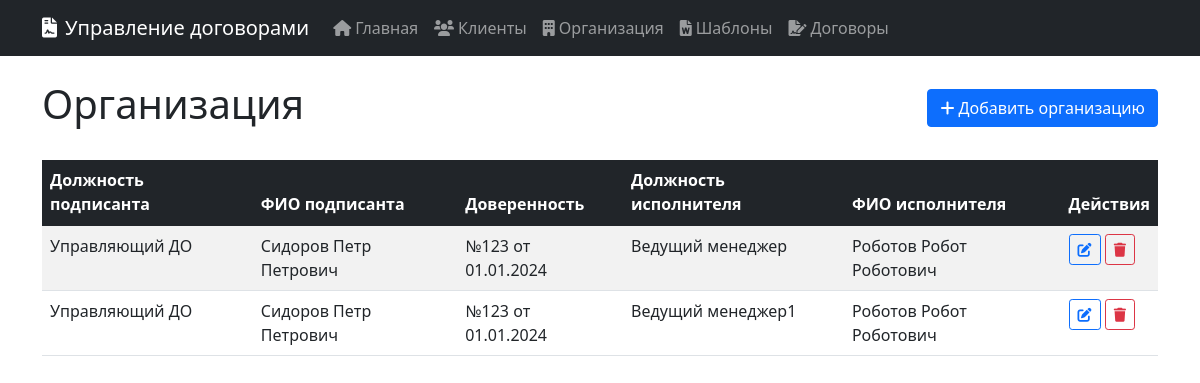
Screenshot of /organizations with the database file from the repository.
### 1/app.py (models this page shows)
class Organization(db.Model):
    __tablename__ = 'organizations'
    id = db.Column(db.Integer, primary_key=True)
    signatory_position = db.Column(db.String(200), nullable=False)
    signatory_name = db.Column(db.String(200), nullable=False)
    signatory_power_of_attorney = db.Column(db.String(500))
    executor_position = db.Column(db.String(200), nullable=False)
    executor_name = db.Column(db.String(200), nullable=False)
    created_at = db.Column(db.DateTime, default=datetime.utcnow)

### 1/app.py (the view)
@app.route('/organizations')
def organizations():
    organizations = Organization.query.all()
    return render_template('organizations.html', organizations=organizations)

### 1/templates/organizations.html (shortened to what this page needs)
{% extends "base.html" %}
{% block content %}
<div class="d-flex justify-content-between align-items-center mb-4">
    <h1>Организация</h1>
    <a href="{{ url_for('add_organization') }}" class="btn btn-primary">
        <i class="fas fa-plus me-1"></i>Добавить организацию
    </a>
</div>
<div class="table-responsive">
    <table class="table table-striped table-hover">
        <thead class="table-dark">
            <tr>
                <th>Должность подписанта</th>
                <th>ФИО подписанта</th>
                <th>Доверенность</th>
                <th>Должность исполнителя</th>
                <th>ФИО исполнителя</th>
                <th>Действия</th>
            </tr>
        </thead>
        <tbody>
            {% for org in organizations %}
            <tr>
                <td>{{ org.signatory_position }}</td>
                <td>{{ org.signatory_name }}</td>
                <td>{{ org.signatory_power_of_attorney or 'Не указано' }}</td>
                <td>{{ org.executor_position }}</td>
                <td>{{ org.executor_name }}</td>
                <td>
                    <a href="{{ url_for('edit_organization', id=org.id) }}" class="btn btn-sm btn-outline-primary">
                        <i class="fas fa-edit"></i>
                    </a>
                    <a href="{{ url_for('delete_organization', id=org.id) }}"
                       class="btn btn-sm btn-outline-danger"
                       onclick="return confirm('Вы уверены, что хотите удалить эту организацию?')">
                        <i class="fas fa-trash"></i>
                    </a>
                </td>
            </tr>
            {% else %}
            <tr>
                <td colspan="6" class="text-center text-muted">Нет данных</td>
            </tr>
            {% endfor %}
        </tbody>
    </table>
</div>
{% endblock %}

### rows the page displays
Organization: signatory_position "Управляющий ДО", signatory_name "Сидоров Петр Петрович", signatory_power_of_attorney "№123 от 01.01.2024", executor_position "Ведущий менеджер", executor_name "Роботов Робот Роботович"
Organization: signatory_position "Управляющий ДО", signatory_name "Сидоров Петр Петрович", signatory_power_of_attorney "№123 от 01.01.2024", executor_position "Ведущий менеджер1", executor_name "Роботов Робот Роботович"
